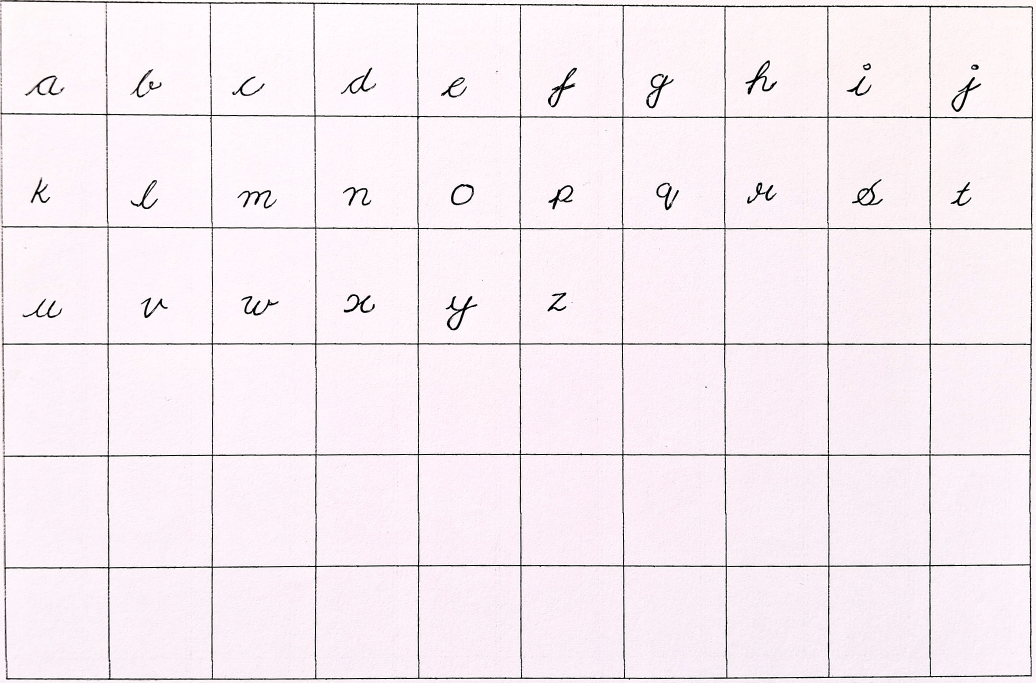
#> input picture MiniProject/database/alphabets_config/alphabets.jpg, 3108 x 2048 px, found by its file name (shown at 1/3 size)
$ python ss.py
#> lines starting #> are read from the running program, lines starting #| are printed output that depends on the picture
from PIL import Image

def select_portion(image_path, left, top, right, bottom, output_path):
    # Open an image file
#> called with left = 650, top = 20, right = 900, bottom = 330
    with Image.open(image_path) as img:
        # Define the coordinates for the portion to be selected
#> img is the input picture: PIL image 3108x2048 RGB; mean R, G, B 245.6, 236, 242.1
        box = (left, top, right, bottom)
        # Crop the image using the defined box
        cropped_image = img.crop(box)
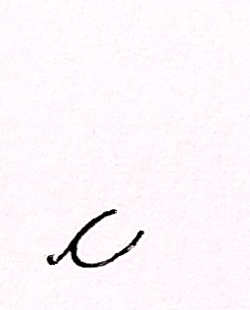
#> cropped_image: PIL image 250x310 RGB; mean R, G, B 251.3, 245.5, 249.5
        # Save the cropped image
        cropped_image.save(output_path)
        print(f'Cropped image saved to {output_path}')

# Path to save the cropped image
left = 650  # x-coordinate of the left side of the box
top = 20  # y-coordinate of the top side of the box
right = 900  # x-coordinate of the right side of the box
bottom = 330  # y-coordinate of the bottom side of the box

image_path = "C:\\Users\\piyus\\OneDrive\\Desktop\\MiniProject\\database\\alphabets_config\\alphabets.jpg"
output_path = "C:\\Users\\piyus\\OneDrive\\Desktop\\MiniProject\\database\\alphabets_config\\c.jpg"
select_portion(image_path, left, top, right, bottom, output_path)
